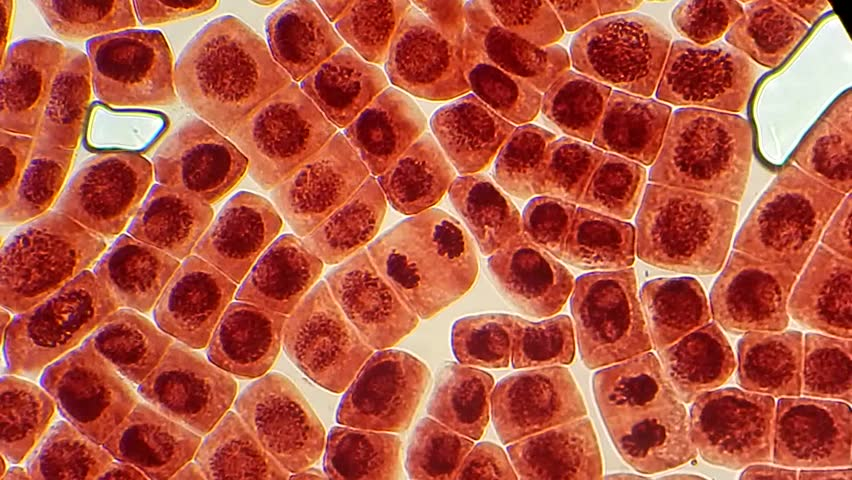
#> input picture src/posts/templatetags/images/test1.jpeg, 852 x 480 px, given as the content of the folder images/test, which was not available
$ python -i preparacion.py   (imports and definitions only)
#> lines starting #> are read from the running program, lines starting #| are printed output that depends on the picture; after the words box and inside, x2 and y2 are one past the last pixel; in counts of white or black regions, pixels touching at a corner belong together; pictures that were not available may be replaced by others from this repository, and a replacement may not be noted
### src/posts/templatetags/clasificacion_fase.py
import numpy as np
from operator import itemgetter
import cv2


class Clasificador:

    def __init__(self, imagen, nombre, distancias, colores):

        """ Constructor of Classificador.

            Parameters

            imagen -- image to analize
            nombre -- name of image
            distancias -- list of distances between nucleus's point and coordinate
            of minimum color
            colores -- list of coordinates of nucleus's point

        """

        self.__img = imagen
        self.__name = nombre
        self.__dist_lista = distancias
        self.__col_lista = colores

    def guardar_imagen(self, tipo):

        """ Save a image.

            Parameters

            tipo -- phase of cell

        """


        k = tipo+'/imagen' + str(self.__name) + '.png'
        cv2.imwrite(k, self.__img)

    # [16 lines left out: function dist, not called in this run]

    def media(self):

        """ Find mean of distance's list.

            return
            mean of distance's list

        """

        return np.mean(self.__dist_lista)

    def varianza(self):

        """ Find variance of distance's list.

            return
            variance of distance's list

        """

        return np.std(self.__dist_lista)

    def telofase(self):

        """ Find out if cell is in telophase or not.

            return
            True if cell is in telophase
            False if cell is not in telophase

        """


        var = self.varianza()
        if var >= 6.5:
            self.guardar_imagen('telofase')
            return True
        return False

    # [127 lines left out: functions find_min, find_max, find_centroid_cell, obtener_bordes, excentricidad, not called in this run]

    def principal(self):


        """ Classify the cell.

            return
            0 if unclassified
            1 if prophase
            2 if metaphase
            3 if anaphase
            4 if telophase
        """


        sw = self.telofase()
        if sw is False:
            exc, var = self.excentricidad()
            if 0.35 < exc < 0.5:
                self.guardar_imagen('anafase')
                return 3
            elif 0.5 <= exc < 0.65:
                self.guardar_imagen('metafase')
                return 2
            elif exc >= 0.65:
                self.guardar_imagen('profase')
                return 1
            else:
                self.guardar_imagen('sin_clasificar')
                return 0
        else:
            return 4

### src/posts/templatetags/preparacion.py
import numpy as np
import cv2
import errno
import os
import shutil
import time


from itertools import *
from os import listdir
from os.path import isfile, join
from operator import itemgetter
from posts.templatetags.clasificacion_fase import Clasificador

class Preparation:

    def __init__(self, name):
        """ Classify a cell.

        return 0,1,2,3,4 corresponding to
        unclassified, prophase,metaphase,anaphase,telophase

        Parameters

        name -- name of the sample

        """
        self.__name=name
        self.crear_directorios('byw')
        self.crear_directorios('gris')
        self.crear_directorios('malas')
        self.crear_directorios('buenas')
        self.crear_directorios('profase')
        self.crear_directorios('metafase')
        self.crear_directorios('anafase')
        self.crear_directorios('telofase')
        self.crear_directorios('sin_clasificar')


    def crear_directorios(self, name):
        """ Create a folder who save temporal images.

        Parameters

        name -- name of the folder

        """


        k="/classified/"+name
        if os.path.exists(k):
            shutil.rmtree(os.getcwd() + k)
        try:
            os.makedirs(os.getcwd() + k)
        except OSError as e:
            if e.errno != errno.EEXIST:
                raise


    def guardar_imagen(self, img, cont):

        """ Save a image.

            Parameters

            cont -- name of the cell

        """

        k = 'byw/imagen'+str(cont)+'.png'
        cv2.imwrite(k, img)


    def cargar_imagenes(self):

        """ Load images.

        """

        mypath = 'images/test'
        nombres = []
        onlyfiles = [f for f in listdir(mypath) if isfile(join(mypath, f))]
        images = np.empty(len(onlyfiles), dtype=object)
        for n in range(0, len(onlyfiles)):
            img = cv2.imread(join(mypath, onlyfiles[n]))
            images[n] = img
            k = onlyfiles[n].split('.')
            nombres.append(k[0])

        return images,nombres


    def guardar_gris(self, img, cont, ruta):

        """ Save image in grayscale.

            Parameters

            img -- image in grayscale
            cont -- name of the celll
            ruta -- path to the folder

        """

        k = ruta+'/imagen' + str(cont) + '.png'
        cv2.imwrite(k, img)


    def imagen_to_black_and_white(self, img, cont):

        """ Transform image in grayscale to black and white.

            return
            image in black and white
            coordinates of minimum color
            True or False

            Parameters
            img -- image in grayscale
            cont -- name of the cell


        """

        gray = cv2.cvtColor(img, cv2.COLOR_BGR2GRAY)
        self.guardar_gris(gray, cont, 'gris')
        sw = self.var_colores(gray, cont)
        minimo, punto = self.min_colors(gray)
        im_bw = self.change_color(gray, minimo)
        return self.clear_edges(im_bw), punto, sw


    def clear_edges(self, img):

        """ Apply medianBlur to image in black and white.

            Parameters

            img -- image to transform

        """
        return cv2.medianBlur(img, 5)


    def change_color(self, img, minimo):

        """ Change color to black an white.

            return
            image in black and white

            Parameters
            img -- image to transform
            minimo -- value of minimum color (0-255)


        """

        img[img < minimo + 30] = 0
        img[img > 0] = 255
        return img


    def dist(self, x, y):

        """ Find euclidean distance between a pair of tuples.

            return

            value with euclidean distance

            Parameters
            x -- first tuple
            y -- second tuple

        """


        x1, y1 = x
        x2, y2 = y
        return np.sqrt(pow((x1 - x2), 2) + pow((y1 - y2), 2))


    def min_colors(self, img):

        """ Find the minimum and index of minimum color.

            return
            minimum color
            index of minimum color


            Parameters

            img -- image in black in grayscale

        """

        minimo = img[img>-1].min()
        m, n = img.shape
        indice = (0, 0)
        for i in range(m):
            for j in range(n):
                if img[i, j] == minimo:
                    indice = (i, j)
        #print(indice)

        return minimo, indice


    def fill_holes(self, img):

        """ Fill holes in black and white image.

            return
            closing image

            Parameters

            img -- image in black and white

        """


        kernel = np.ones((2, 2), np.uint8)
        closing = cv2.morphologyEx(img, cv2.MORPH_CLOSE, kernel)
        return closing


    def crear_Diccionario(self, image, num):

        """ Create a dicctionary with distances and coordinates to nucleus' points.

            return
            list of distances between nucleus's points and coordinate of minimum color
            list of nucleus's points
            True or False

            Parameters

            image -- image to analize
            num -- name of the cell

        """


        filas, colum, channels = image.shape
        img, punto, sw = self.imagen_to_black_and_white(image, num)
        lista = []
        puntos = []
        if sw is True:
            img = self.fill_holes(img)
            self.guardar_imagen(img, num)
            elemi1 = 0
            for i in product(range(0, filas), range(elemi1, colum)):
                if img[i] == 0:
                    puntos.append(i)
            limite = len(puntos)
            for i in range(0, limite, 1):
                lista.append(self.dist(puntos[i], punto))

        return lista, puntos, sw


    def var_colores(self, img, name):

        """ Find variance of list of colors.

            return
            True if var >= 40
            False if var <40

            Parameters
            img -- objective image
            name -- name of the cell

        """

        var = np.std(img)
        #print('name=',name, 'var=',var)
        if var < 40:
            self.guardar_gris(img, name, 'malas')
            return False
        else:
            self.guardar_gris(img, name, 'buenas')
            return True


    def principal(self, image, nombre):

        """ Find phase of cell.

            return
            mean,variance,phase or (-1,-1,-1) if image is unclassified


            Parameters

            image -- image to classify
            nombre -- name of the cell

        """

        dista, colores, sw = self.crear_Diccionario(image, nombre)
        if len(colores) > 10 and sw is True:
            classifier = Clasificador(image, nombre, dista, colores)
            med = classifier.media()
            var = classifier.varianza()
            fase = classifier.principal()
            return med, var, fase
        else:
            #print('name=',nombre,'princ no entro')
            return -1, -1, -1


    def show_phases(self, lista, malas):

        """ Show information of sample.

        """


        print("Results:")
        print("Numbers of cells in prophase: {}.".format (lista[1]))
        print("Numbers of cells in metaphase: {}.".format(lista[2]))
        print("Numbers of cells in anaphase: {}.".format(lista[3]))
        print("Numbers of cells in telophase: {}.".format(lista[4]))
        print("Numbers of cells unclassified: {}.".format((lista[0]+malas)))


    def main(self):

        """ Main method who execute all.

            return
            4 numbers who represent prophase, metaphase,anaphase,telophase,
            unclassified
        """


        imagenes, names = self.cargar_imagenes()
#> in cargar_imagenes, img is the input picture: shape (480, 852, 3); mean B, G, R 64.6, 83.5, 181
        var = []
        med = []
        fases_vec = [0, 0, 0, 0, 0]
        cont = 0
        malas = 0
        lenIma = len(imagenes)
        for i in range(lenIma):
            media, varianza, fase = self.principal(imagenes[i], names[i])
#> in imagen_to_black_and_white, `gray = cv2.cvtColor(img, cv2.COLOR_BGR2GRAY)`:
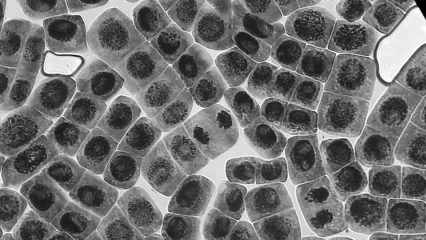
#> gray: shape (480, 852) (shown at 1/2 size); min 0, max 255, mean 110.5
#> in var_colores, `var = np.std(img)`: var = 53.66
#> in imagen_to_black_and_white, `sw = self.var_colores(gray, cont)`: sw = True
#> in min_colors, `minimo = img[img>-1].min()`: minimo = 0
#> in imagen_to_black_and_white, `minimo, punto = self.min_colors(gray)`: punto = (19, 851)
#> in change_color, `img[img > 0] = 255`:
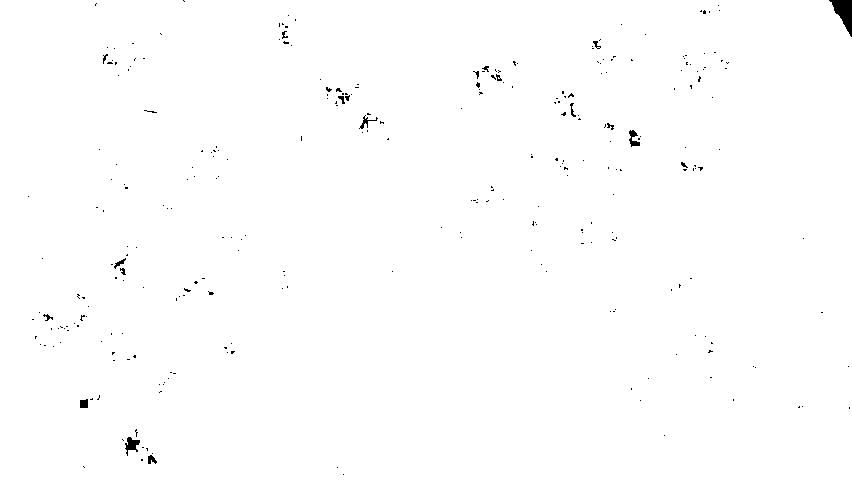
#> img: shape (480, 852); 99.5% white; 290 black regions (271 under 20 px), largest, box (x1, y1, x2, y2) and area: (829, 0, 852, 37) 433, (125, 437, 140, 456) 141, (629, 130, 640, 147) 98
#> in clear_edges, `return cv2.medianBlur(img, 5)`:
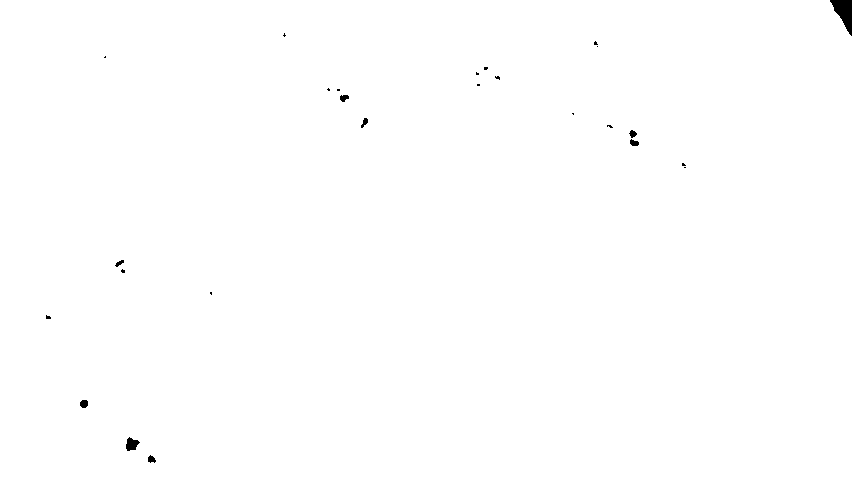
#> returned value: shape (480, 852); 99.8% white; 26 black regions (17 under 20 px), largest, box (x1, y1, x2, y2) and area: (830, 0, 852, 36) 428, (126, 437, 140, 451) 125, (80, 400, 88, 408) 54
#> in crear_Diccionario, `img, punto, sw = self.imagen_to_black_and_white(image, num)`: sw = True
#> in fill_holes, `closing = cv2.morphologyEx(img, cv2.MORPH_CLOSE, kernel)`:
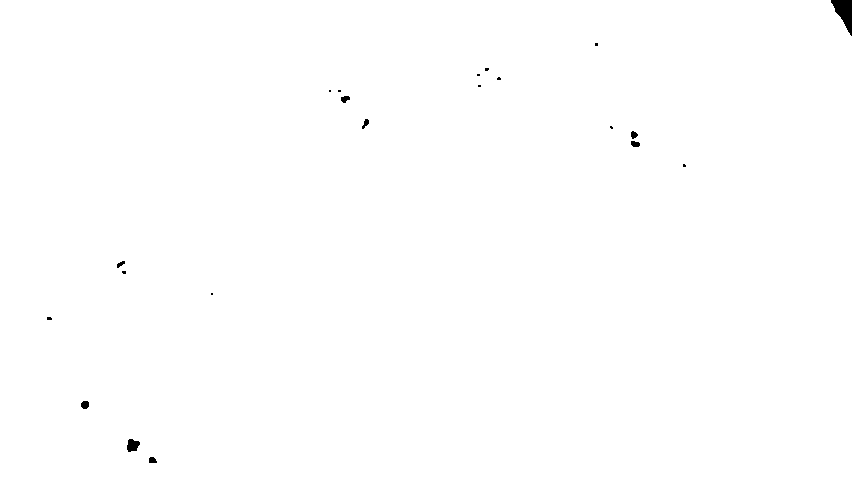
#> closing: shape (480, 852); 99.8% white; 21 black regions (12 under 20 px), largest, box (x1, y1, x2, y2) and area: (831, 0, 852, 36) 413, (127, 439, 140, 452) 123, (81, 401, 89, 409) 54
#> after the loop in crear_Diccionario, `for i in product(range(0, filas), range(elemi1, colum)):`: puntos = 923 pairs, first value 0 to 462, second value 47 to 851
#> in crear_Diccionario, `limite = len(puntos)`: limite = 923
#> after the loop in crear_Diccionario, `for i in range(0, limite, 1):`: lista = 923 values, max 861.8 at index 742, min 0 at index 326, mean 347.1
#> in principal, `dista, colores, sw = self.crear_Diccionario(image, nombre)`: dista has the same summary as lista in crear_Diccionario; colores has the same summary as puntos in crear_Diccionario; sw = True
#> in principal, `med = classifier.media()`: med = 347.1
#> in principal, `var = classifier.varianza()`: var = 351.3
#> in principal, `fase = classifier.principal()`: fase = 4
#> media = 347.1; varianza = 351.3; fase = 4
            if media == -1 and varianza == -1:
                malas = malas+1
            else:
                fases_vec[fase] = fases_vec[fase]+1
                cont = cont+1
                var.append((varianza, names[i]))
                med.append((media, names[i]))
        print('name of image=',self.__name)

        self.show_phases(fases_vec, malas)
#| Numbers of cells in prophase: 0.
#| Numbers of cells in metaphase: 0.
#| Numbers of cells in anaphase: 0.
#| Numbers of cells in telophase: 1.
#| Numbers of cells unclassified: 0.
        var = sorted(var, key=itemgetter(0))
#> var = [(351.3, 'test1')]
        med = sorted(med, key=itemgetter(0))
#> med = [(347.1, 'test1')]
        k = len(var)
#> k = 1
        return fases_vec[1], fases_vec[2], fases_vec[3], fases_vec[4], fases_vec[0]

>>> result = Preparation('images/test1.jpeg').main()
#> result = (0, 0, 0, 1, 0)

$ run again, on src/posts/templatetags/images/test3.jpg
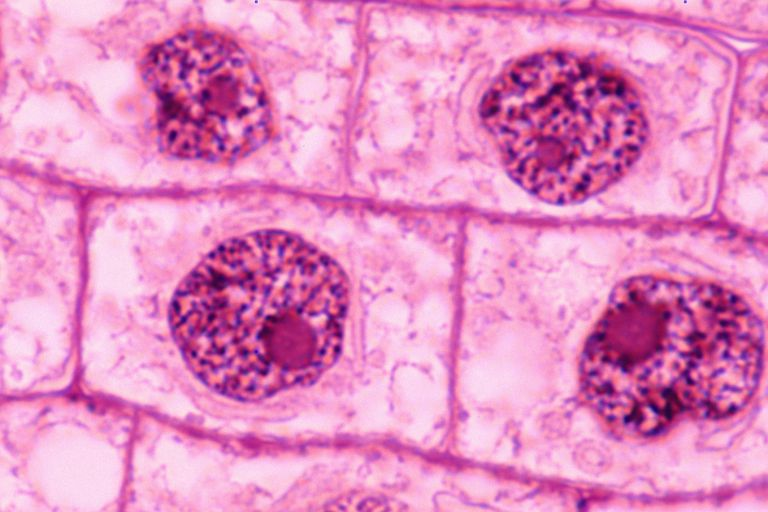
#> input picture src/posts/templatetags/images/test3.jpg, 768 x 512 px, given as the content of the folder images/test, which was not available
#> in cargar_imagenes, img is the input picture: shape (512, 768, 3); mean B, G, R 193.7, 138.4, 227.4
#> in imagen_to_black_and_white, `gray = cv2.cvtColor(img, cv2.COLOR_BGR2GRAY)`:
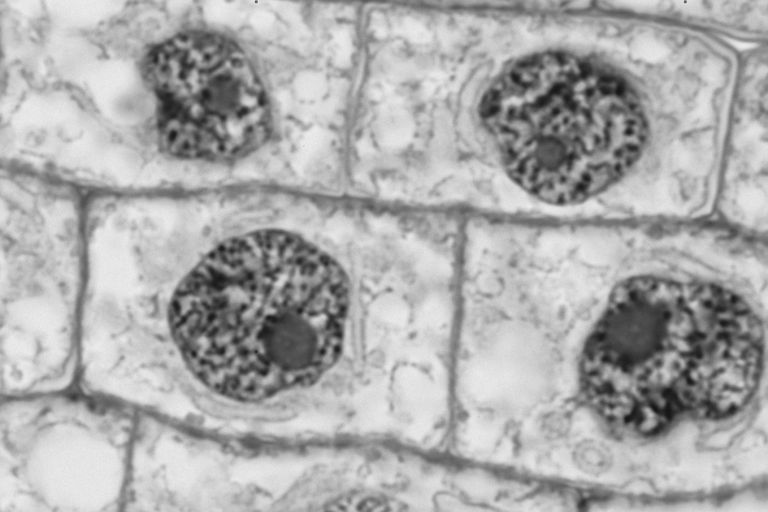
#> gray: shape (512, 768); min 21, max 236, mean 171.3
#> in var_colores, `var = np.std(img)`: var = 45.9
#> in imagen_to_black_and_white, `sw = self.var_colores(gray, cont)`: sw = True
#> in min_colors, `minimo = img[img>-1].min()`: minimo = 21
#> in imagen_to_black_and_white, `minimo, punto = self.min_colors(gray)`: punto = (410, 668)
#> in crear_Diccionario, `img, punto, sw = self.imagen_to_black_and_white(image, num)`: sw = True
#> in fill_holes, `closing = cv2.morphologyEx(img, cv2.MORPH_CLOSE, kernel)`:
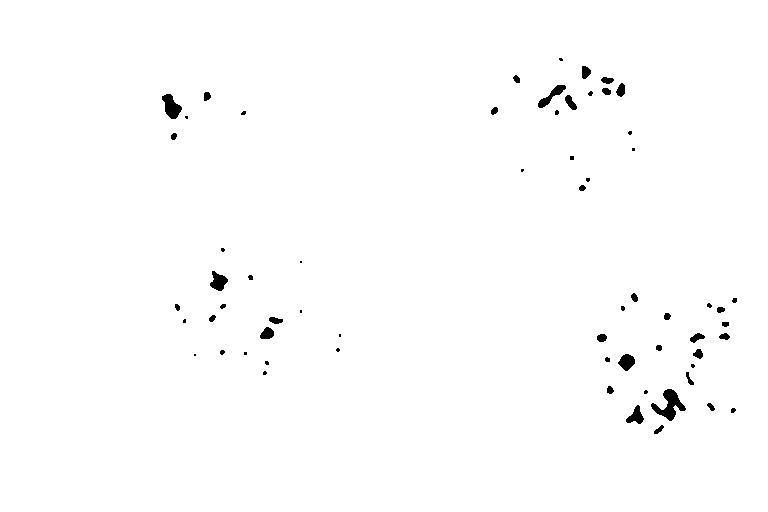
#> closing: shape (512, 768); 99.1% white; 63 black regions (25 under 20 px), largest, box (x1, y1, x2, y2) and area: (651, 389, 686, 421) 474, (162, 94, 182, 119) 296, (210, 271, 228, 291) 218
#> after the loop in crear_Diccionario, `for i in product(range(0, filas), range(elemi1, colum)):`: puntos = 3451 pairs, first value 58 to 433, second value 162 to 736
#> limite = 3451
#> after the loop in crear_Diccionario, `for i in range(0, limite, 1):`: lista = 3451 values, max 595.5 at index 512, min 0 at index 3105, mean 249.3
#> in principal, `dista, colores, sw = self.crear_Diccionario(image, nombre)`: dista has the same summary as lista in crear_Diccionario; colores has the same summary as puntos in crear_Diccionario; sw = True
#> in principal, `med = classifier.media()`: med = 249.3
#> in principal, `var = classifier.varianza()`: var = 199.1
#> in principal, `fase = classifier.principal()`: fase = 4
#> in main, `media, varianza, fase = self.principal(imagenes[i], names[i])`: media = 249.3; varianza = 199.1; fase = 4
#| Numbers of cells in prophase: 0.
#| Numbers of cells in metaphase: 0.
#| Numbers of cells in anaphase: 0.
#| Numbers of cells in telophase: 1.
#| Numbers of cells unclassified: 0.
#> in main, `var = sorted(var, key=itemgetter(0))`: var = [(199.1, 'test3')]
#> in main, `med = sorted(med, key=itemgetter(0))`: med = [(249.3, 'test3')]
#> k = 1
#> result = (0, 0, 0, 1, 0)

$ run again, on src/posts/templatetags/images/test4.jpg
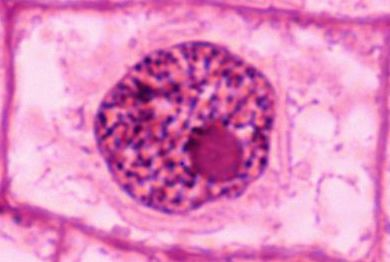
#> input picture src/posts/templatetags/images/test4.jpg, 390 x 262 px, given as the content of the folder images/test, which was not available
#> in cargar_imagenes, img is the input picture: shape (262, 390, 3); mean B, G, R 191.1, 132.9, 224.3
#> in imagen_to_black_and_white, `gray = cv2.cvtColor(img, cv2.COLOR_BGR2GRAY)`:
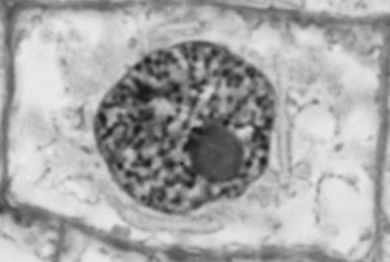
#> gray: shape (262, 390); min 25, max 237, mean 166.9
#> in var_colores, `var = np.std(img)`: var = 47.85
#> in imagen_to_black_and_white, `sw = self.var_colores(gray, cont)`: sw = True
#> in min_colors, `minimo = img[img>-1].min()`: minimo = 25
#> in imagen_to_black_and_white, `minimo, punto = self.min_colors(gray)`: punto = (90, 146)
#> in crear_Diccionario, `img, punto, sw = self.imagen_to_black_and_white(image, num)`: sw = True
#> in fill_holes, `closing = cv2.morphologyEx(img, cv2.MORPH_CLOSE, kernel)`:
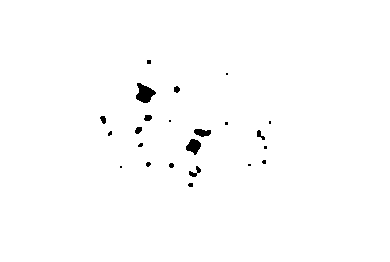
#> closing: shape (262, 390); 99.1% white; 23 black regions (13 under 20 px), largest, box (x1, y1, x2, y2) and area: (136, 83, 156, 103) 247, (186, 139, 201, 155) 154, (194, 129, 211, 137) 99
#> after the loop in crear_Diccionario, `for i in product(range(0, filas), range(elemi1, colum)):`: puntos = 903 pairs, first value 60 to 186, second value 100 to 270
#> limite = 903
#> after the loop in crear_Diccionario, `for i in range(0, limite, 1):`: lista = 903 values, max 139.6 at index 787, min 0 at index 107, mean 54.29
#> in principal, `dista, colores, sw = self.crear_Diccionario(image, nombre)`: dista has the same summary as lista in crear_Diccionario; colores has the same summary as puntos in crear_Diccionario; sw = True
#> in principal, `med = classifier.media()`: med = 54.29
#> in principal, `var = classifier.varianza()`: var = 37.68
#> in principal, `fase = classifier.principal()`: fase = 4
#> in main, `media, varianza, fase = self.principal(imagenes[i], names[i])`: media = 54.29; varianza = 37.68; fase = 4
#| Numbers of cells in prophase: 0.
#| Numbers of cells in metaphase: 0.
#| Numbers of cells in anaphase: 0.
#| Numbers of cells in telophase: 1.
#| Numbers of cells unclassified: 0.
#> in main, `var = sorted(var, key=itemgetter(0))`: var = [(37.68, 'test4')]
#> in main, `med = sorted(med, key=itemgetter(0))`: med = [(54.29, 'test4')]
#> k = 1
#> result = (0, 0, 0, 1, 0)
